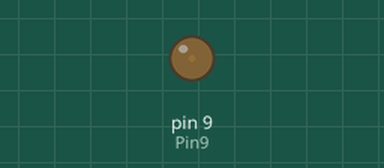
The sketch below on a simulated Arduino Uno, built with avr-gcc and run on an emulated ATmega328P. Shown: output pins drawn as LEDs (lit = HIGH).

Above: at 0.05 s.
At 1.75 s:
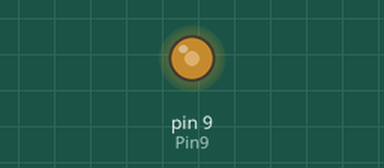
At 3.0 s:
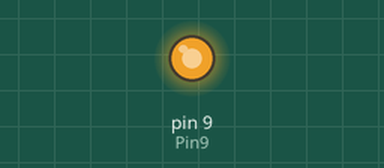
At 6.0 s:
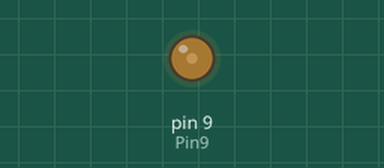
Timing chart, 0 to 8.9 s (numbered marks = the images above):
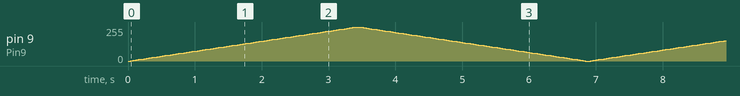

The sketch:

PWMBasico.ino
```cpp
int Pin9 = 9; //Nombramos Pin 9
void setup() //Configuraciones
{
  //No hay que hacer ninguna configuración para este ejemplo
}
void loop() //Bucle infinito
{
  for(int i=0; i<=255; i=i+3)
  {
  analogWrite(Pin9,i); //Enciende progresivamente el LED
  delay(40);
  }
  for(int i=255; i>=0; i=i-3)
  {
  analogWrite(Pin9,i); //Apaga progresivamente el LED
  delay(40);
  }
}
```
